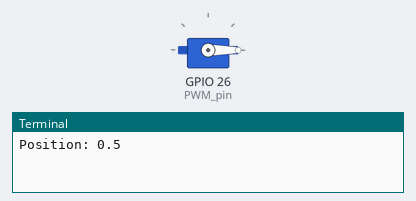
This program was run on a simulated Raspberry Pi (BCM pin numbers). On the bench: servo, the last lines printed to the terminal. Servo angles are drawn from the pulse width (0.5 ms = 0°, 2.5 ms = 180°). At 20.0 s the program stops and its outputs stay as they are.

Above: at 0.05 s.
At 2.05 s:
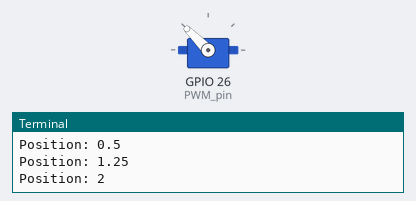
At 4.0 s:
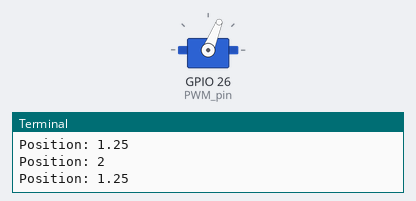
Timing chart, 0 to 5.2 s (numbered marks = the images above):
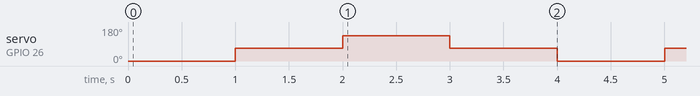

The program:

python_servo_test.py
```python
# Test di un servomotore
# Pier Calderan 2015
# -*- coding: utf-8 -*-
# Importazione delle librerie GPIO e time
import RPi.GPIO as GPIO, time, sys
# Impostazione del pin GPIO26 di uscita PWM
PWM_pin = 26

GPIO.setmode(GPIO.BCM)
GPIO.setup(PWM_pin, GPIO.OUT)

hertz=50 # frequenza PWM
pwm = GPIO.PWM(PWM_pin, hertz) # imposta la frequenza PWM
sinistra=0.5 #posizione sinistra
destra=2 #posizione destra
centro=(sinistra+destra)/2 #posizione centrale

poslist=[sinistra,centro,destra,centro] #lista posizioni
ms=1000/hertz #millisecondi

for i in range (5): #loop di 5
    for position in poslist:
        dutycycle = position * 100 / ms #dutycycle in millisecondi
        print("Position: " + str(position))
        pwm.start(dutycycle) #avvia la posizione del servo
        time.sleep(1) #ritardo fra le posizioni
    print("Loop: " + str(i+1)) #stampa il numero del loop

pwm.stop #ferma il servo
GPIO.cleanup() #pulisce la porta GPIO
```

Measured:
- by itself, servo on GPIO 26 (PWM_pin): repeats every 4.0 s: 135° 1.0 s, 68° 1.0 s, 0° 1.0 s, 68° 1.0 s
